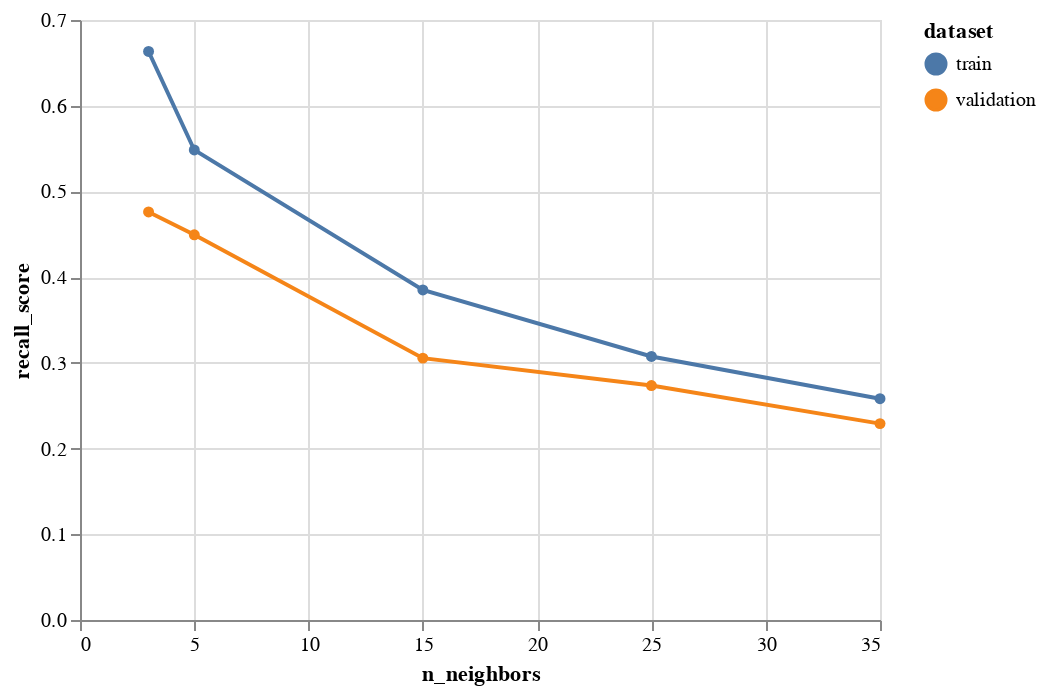

The notebook cell this image was saved under:
### Markdown cell above
**[4.2]** Plot results to compare

### Code cell
compare_train_test(knn_man)

### Figure 1 — Vega-Lite specification as saved in the notebook (floating-point values rounded to 4 significant figures)
{"config": {"view": {"continuousWidth": 400, "continuousHeight": 300}}, "data": {"name": "data-7c67722870dd53a9e67b1c065331198d"}, "mark": {"type": "line", "point": true}, "encoding": {"color": {"type": "nominal", "field": "dataset"}, "x": {"type": "quantitative", "field": "n_neighbors"}, "y": {"type": "quantitative", "field": "recall_score"}}, "$schema": "https://vega.github.io/schema/vega-lite/v4.8.1.json", "datasets": {"data-7c67722870dd53a9e67b1c065331198d": [{"n_neighbors": 3, "recall_score": 0.6633, "dataset": "train", "overfitting": 0.1872}, {"n_neighbors": 3, "recall_score": 0.476, "dataset": "validation", "overfitting": 0.1872}, {"n_neighbors": 5, "recall_score": 0.5484, "dataset": "train", "overfitting": 0.09898}, {"n_neighbors": 5, "recall_score": 0.4494, "dataset": "validation", "overfitting": 0.09898}, {"n_neighbors": 15, "recall_score": 0.3851, "dataset": "train", "overfitting": 0.07959}, {"n_neighbors": 15, "recall_score": 0.3055, "dataset": "validation", "overfitting": 0.07959}, {"n_neighbors": 25, "recall_score": 0.3075, "dataset": "train", "overfitting": 0.03392}, {"n_neighbors": 25, "recall_score": 0.2735, "dataset": "validation", "overfitting": 0.03392}, {"n_neighbors": 35, "recall_score": 0.2582, "dataset": "train", "overfitting": 0.02908}, {"n_neighbors": 35, "recall_score": 0.2291, "dataset": "validation", "overfitting": 0.02908}]}}
